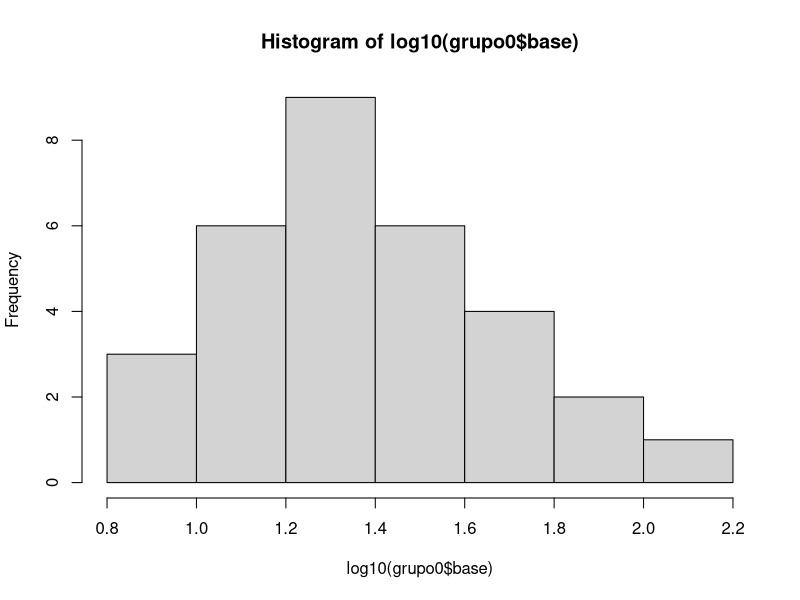
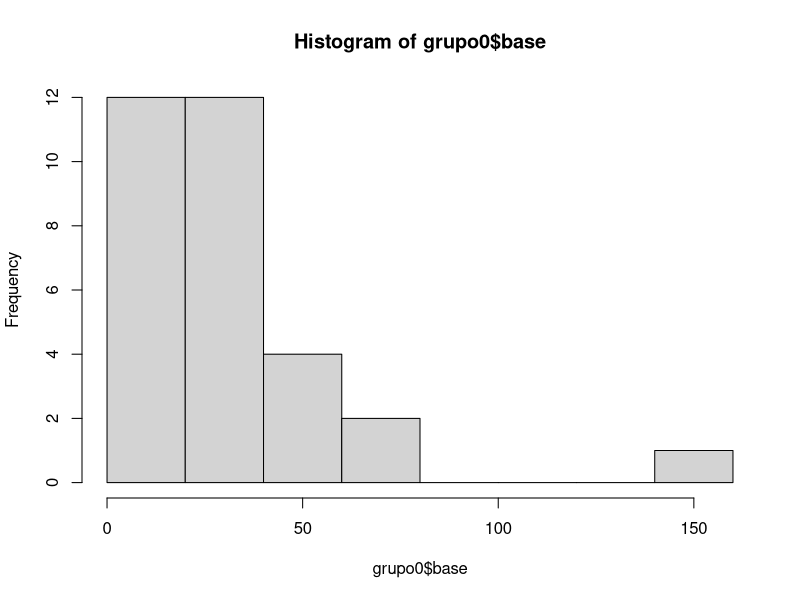
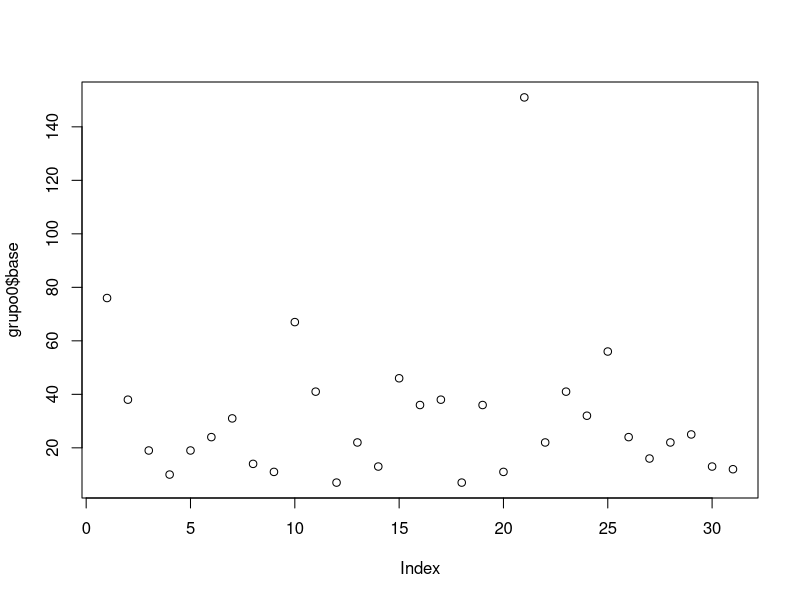
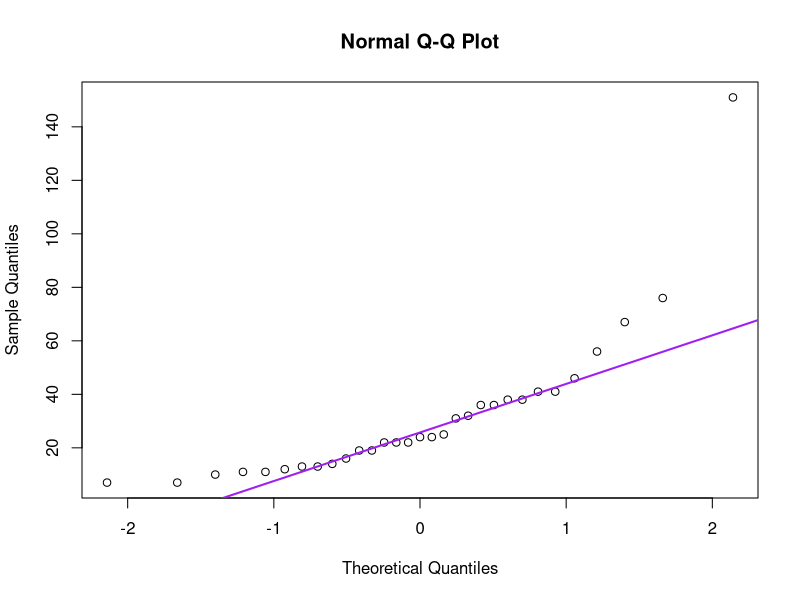
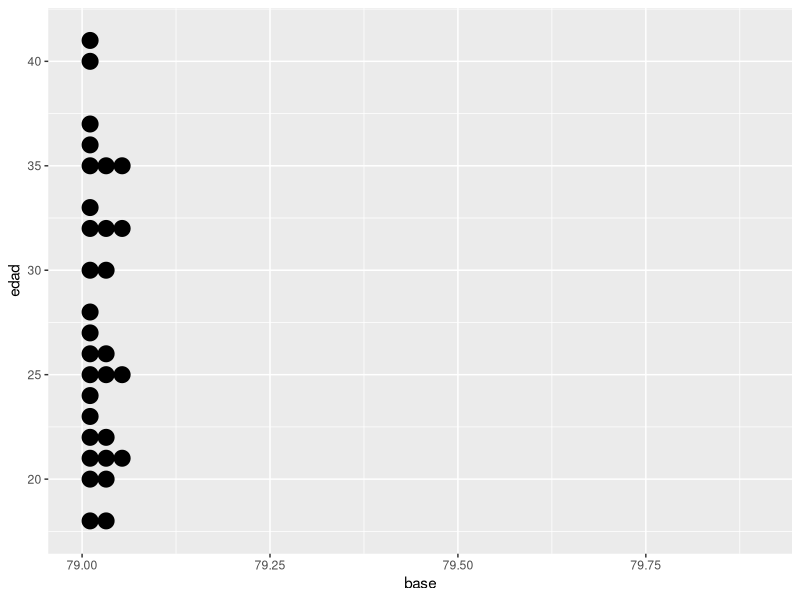
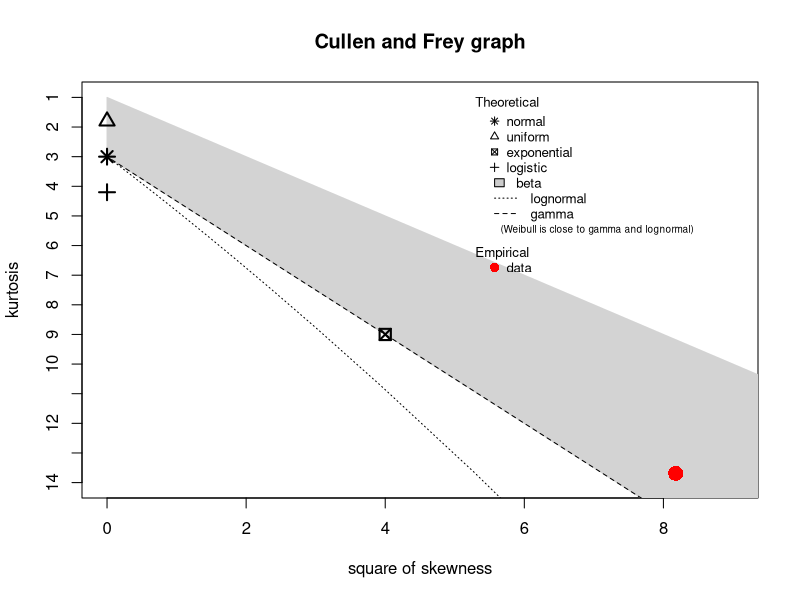
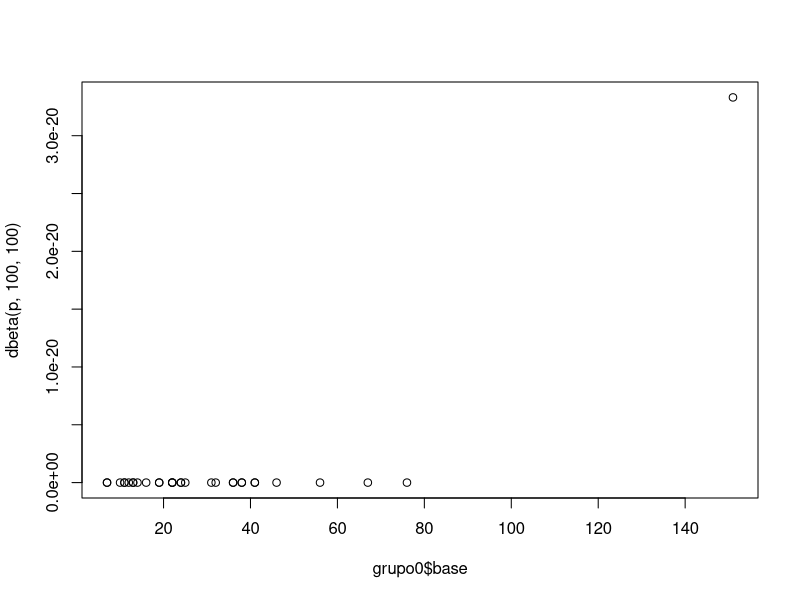
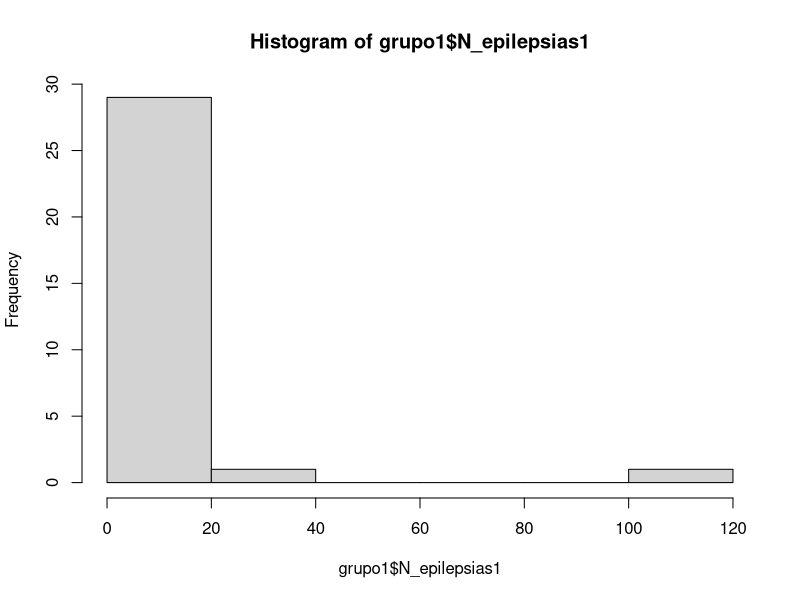

R code for these plots, in order:
## ---- chunk 1
#Librerias
library(pwr)
library(ggplot2)
library(dplyr)
library(fitdistrplus)
## ---- chunk 2
pwr.anova.test(k=5, n=NULL, f=0.8, sig.level = 0.05, power= 0.8)
#Me arroja que para obtener resultados significativos, almenos necesito 4,78 muestras por grupo, nosotros tenemos 21 por lo que estamos bien.
## ---- chunk 3
##Linea Base (Grupo 0)

# obtenemos toda la base de datos de epilepsia
data_cruda<-MASS::epil
data_cruda
# Nos quedamos solo con los datos de aquellos con tratamiento de progabide excluyendo a aquellos con trt=="placebo"
sujetos_progabide<-subset(data_cruda, trt == "progabide")
sujetos_progabide$y
# como cada sujeto tiene 4 medidas en y, obtengo diviendo entre 4 la cantidad de sujetos.
num_sujetos<-(length(sujetos_progabide$trt)/4)
# obtener la linea base con identificador de paciente
linea_base_cruda <- data.frame(sujetos_progabide$base,sujetos_progabide$age,sujetos_progabide$subject)
# eliminamos los valores repetidos (ya que como se tiene 4 medidas pero la base es la misma e igual el identificador del sujeto)
linea_base_cruda[duplicated(linea_base_cruda), ]
#Con esto cambio los nombres.
grupo0 <- rename(linea_base_cruda %>% distinct, base = "sujetos_progabide.base" , edad="sujetos_progabide.age",sujeto= "sujetos_progabide.subject")
## ---- chunk 4
##Grupo 1,2,3,4 (las semanas)

sujetos_progabide1 <- subset(sujetos_progabide, period == "1")
grupo1 <- data.frame(sujetos_progabide1$y,sujetos_progabide1$age,sujetos_progabide1$subject)
grupo1 <- rename(grupo1 %>% distinct, N_epilepsias1 = "sujetos_progabide1.y" , edad="sujetos_progabide1.age",sujeto= "sujetos_progabide1.subject")

sujetos_progabide2 <- subset(sujetos_progabide, period == "2")
grupo2 <- data.frame(sujetos_progabide2$y,sujetos_progabide2$age,sujetos_progabide2$subject)
grupo2 <- rename(grupo2 %>% distinct, N_epilepsias2 = "sujetos_progabide2.y" , edad="sujetos_progabide2.age",sujeto= "sujetos_progabide2.subject")

sujetos_progabide3 <- subset(sujetos_progabide, period == "3")
grupo3 <- data.frame(sujetos_progabide3$y,sujetos_progabide3$age,sujetos_progabide3$subject)
grupo3 <- rename(grupo3 %>% distinct, N_epilepsias3 = "sujetos_progabide3.y" , edad="sujetos_progabide3.age",sujeto= "sujetos_progabide3.subject")

sujetos_progabide4 <- subset(sujetos_progabide, period == "4")
grupo4 <- data.frame(sujetos_progabide4$y,sujetos_progabide4$age,sujetos_progabide4$subject)
grupo4 <- rename(grupo4 %>% distinct, N_epilepsias4 = "sujetos_progabide4.y" , edad="sujetos_progabide4.age",sujeto= "sujetos_progabide4.subject")
grupos <- data.frame(grupo0,grupo1$N_epilepsias1,grupo2$N_epilepsias2,grupo3$N_epilepsias3,grupo4$N_epilepsias4)
#Podria quitar los sujetos y edad y dejar uno solo y asi no repetir variables en el data frame de grupos, pero individualmente como data.frame si es necesario para identificar.
## ---- chunk 5
#Pruebas estadisticas de linea base para observar que tipo de distribucion es
shapiro.test(grupo0$base)
#puedo rechazar la hipotesis nula
#no es normal nuestra distribucion

hist(log10(grupo0$base)) #no es recomendable para ver mejor si hay outlayers.
hist(grupo0$base)
plot(x = grupo0$base)
#Q-Q plot para verificar si es normal
qqnorm(grupo0$base)
qqline(grupo0$base, col="purple", lw=2)
#jugando con los datos para entender mejor lo que hago
p<-ggplot(grupo0, aes(x=base, y=edad)) + 
  geom_dotplot(binaxis='y')
p

descdist(grupo0$base) # se ve como una distribucion beta
p <- seq(0,80, length=100) #### aqui hab?ia un igual (=) pero yo lo cambie por la flechita (<-) atte Pau
qqplot(grupo0$base, dbeta(p, 100, 100))
#se puede colocar el parametro boot, Ajustala a la beta. Hace Q-Qplot     
#el segundo dataset debe ser con la que compararare
#si son muy raras, estadistica descriptiva.
#distribucion empirica ponderada
## ---- chunk 6
summary(grupos)
## ---- chunk 7
## Grupo 1
shapiro.test(grupo1$N_epilepsias1) # se rechaza hipotesis nula, no es normal la distribucion 
hist(grupo1$N_epilepsias1)
descdist(grupo1$N_epilepsias1) # se ve que tambien es beta

## Grupo 2
shapiro.test(grupo2$N_epilepsias2) # se rechaza hipotesis nula, no es normal la distribucion 
hist(grupo2$N_epilepsias2)
descdist(grupo2$N_epilepsias2)# se ve que tambien es beta

## Grupo 3
shapiro.test(grupo3$N_epilepsias3) # se rechaza hipotesis nula, no es normal la distribucion 
hist(grupo3$N_epilepsias3)
descdist(grupo3$N_epilepsias3)# se ve que tambien es beta

## Grupo 4
shapiro.test(grupo4$N_epilepsias4) # se rechaza hipetesis nula, no es normal la distribucion 
hist(grupo4$N_epilepsias4)
descdist(grupo4$N_epilepsias4)# se ve que tambien es beta
## ---- chunk 8
# Para ver si estan bien codificados los datos:
str(grupo0) # todos son enteros, se ve bien
str(grupo1)
str(grupo2)
str(grupo3)
str(grupo4)
str(grupos)
## ---- chunk 9
b0 <- ggplot(grupo0, aes(x=sujeto, y=base)) + 
  geom_boxplot()
b0
b1 <- ggplot(grupo1, aes(x=sujeto, y=N_epilepsias1)) + 
  geom_boxplot()
b1
b2 <- ggplot(grupo2, aes(x=sujeto, y=N_epilepsias2)) + 
  geom_boxplot()
b2
b3 <- ggplot(grupo3, aes(x=sujeto, y=N_epilepsias3)) + 
  geom_boxplot()
b3
b4 <- ggplot(grupo4, aes(x=sujeto, y=N_epilepsias4)) + 
  geom_boxplot()
b4

base_entre_4<- (grupo0$base)/4

suma_total_trt<-grupo1$N_epilepsias1+grupo2$N_epilepsias2+grupo3$N_epilepsias3+grupo4$N_epilepsias4

boxplot(base_entre_4,grupo1$N_epilepsias1,grupo2$N_epilepsias2,grupo3$N_epilepsias3,grupo4$N_epilepsias4)

boxplot(grupo0$base,suma_total_trt)

boxplot(data_cruda$y~data_cruda$period)

## ---- chunk 10
#dataframe con los datos necesarios

boxplots.df <- data.frame(sujetos_progabide$y, sujetos_progabide$period)
colnames(boxplots.df)

names(boxplots.df)[names(boxplots.df) == "sujetos_progabide.y"] <- "crisis"
names(boxplots.df)[names(boxplots.df) == "sujetos_progabide.period"] <- "periodo"
boxplots.df$periodo <- as.factor(boxplots.df$periodo)

#añadiendo la base/4 como periodo 0

period0 <- data.frame(crisis= sujetos_progabide$base / 4, periodo = 0)

boxplots.df <- rbind(boxplots.df, period0)

#haciendo el plot

boxplots <- ggplot(boxplots.df, aes(x= periodo, y= crisis, color=periodo)) +
  geom_boxplot()
boxplots
## ---- chunk 11
#Analisis estadistico utilizando el carlos walace

kruskal.test(formula,x=grupo1$N_epilepsias1, g=grupo0$base)

kruskal.test(formula,x=grupo2$N_epilepsias2, g=grupo0$base)

kruskal.test(formula,x=grupo3$N_epilepsias3, g=grupo0$base)

kruskal.test(formula,x=grupo4$N_epilepsias4, g=grupo0$base)

kruskal.test(formula,x=suma_total_trt, g=grupo0$base)
